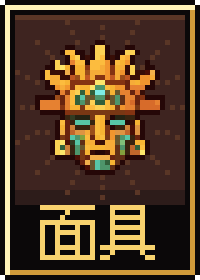
#> input picture art/out/final/cards/artifact-1.png, 40 x 56 px (shown 5 times larger); its folder holds 2 pictures in this run
$ python sheet.py
#> lines starting #> are read from the running program, lines starting #| are printed output that depends on the picture
"""把 public/art 下所有简洁版图拼成一张总览（每张按整数倍放大），输出到 art/out/sheet-*.png，只用来自查。"""
import sys
from pathlib import Path
from PIL import Image, ImageDraw
ROOT = Path(__file__).resolve().parent.parent
ART = ROOT / "apps/web/public/art"
OUT = ROOT / "art/out"
OUT.mkdir(parents=True, exist_ok=True)

def sheet(paths, scale, name, bg=(40, 44, 48), cols=12):
#> called with scale = 2, name = 'sheet-cards-night.png', bg = (12, 22, 22), cols = 12
    ims = [Image.open(p).convert("RGBA") for p in paths]
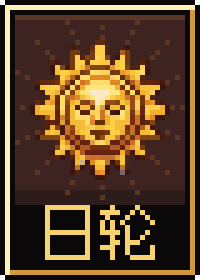
#> input picture art/out/final/cards/artifact-3.png, 40 x 56 px (shown 5 times larger)
#> ims = 2 items
    ims = [im.resize((im.width * scale, im.height * scale), Image.NEAREST) for im in ims]
    cw = max(i.width for i in ims) + 8
#> cw = 88
    ch = max(i.height for i in ims) + 8
#> ch = 120
    cols = min(cols, len(ims))
#> cols = 2
    rows = (len(ims) + cols - 1) // cols
#> rows = 1
    s = Image.new("RGBA", (cols * cw, rows * ch), bg + (255,))
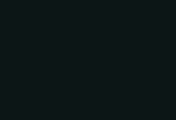
#> s: PIL image 176x120 RGBA; mean R, G, B, A 12, 22, 22, 255
    for k, im in enumerate(ims):
        s.alpha_composite(im, ((k % cols) * cw + 4, (k // cols) * ch + 4))
#> this loop made 2 passes
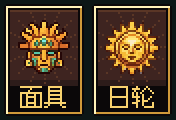
#> s: PIL image 176x120 RGBA; mean R, G, B, A 78.7, 58.5, 36, 255
    s.save(OUT / name)
    print(OUT / name, s.size)
#| art/out/sheet-cards-night.png (176, 120)

for bgname, bg in (("night", (12, 22, 22)), ("day", (244, 240, 228))):
    sheet(sorted((ART / "cards").glob("*.png")), 2, f"sheet-cards-{bgname}.png", bg, 12)
sheet(sorted((ART / "players").glob("*.png")) , 3, "sheet-players.png", (12, 22, 22), 16)
#> (the run stopped early here; a loop or call above may not have finished)
